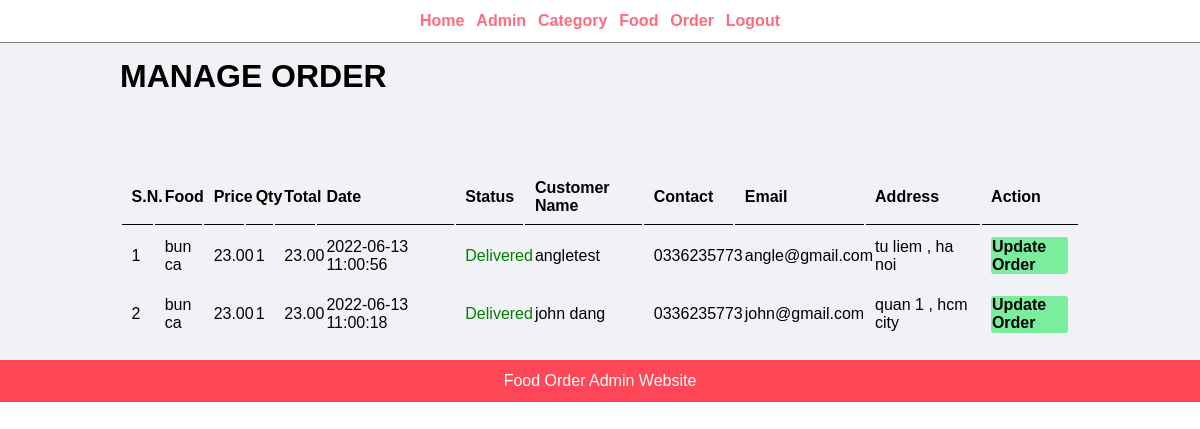
The app's page /food-order/admin/manage-order.php (signed in) with its own data.
### tables this page shows
CREATE TABLE `tbl_order` (
  `id` int(10) UNSIGNED NOT NULL,
  `food` varchar(150) NOT NULL,
  `price` decimal(10,2) NOT NULL,
  `qty` int(11) NOT NULL,
  `total` decimal(10,2) NOT NULL,
  `order_date` datetime NOT NULL,
  `status` varchar(50) NOT NULL,
  `customer_name` varchar(150) NOT NULL,
  `customer_contact` varchar(20) NOT NULL,
  `customer_email` varchar(150) NOT NULL,
  `customer_address` varchar(255) NOT NULL
);

### food-order/admin/manage-order.php (the view, shortened to what this page needs)
<html>
    <head>
        <link rel="stylesheet" href="../css/admin.css">
    </head>
    <body>
        <?php include("partials/menu.php"); ?>
        <div class="main-content">
            <div class="wrapper">
                <h1>MANAGE ORDER</h1>
                <br><br>
                <br><br>
                <table class="tbl-full-fontsize">
                    <tr>
                        <th>S.N.</th>
                        <th>Food</th>
                        <th>Price</th>
                        <th>Qty</th>
                        <th>Total</th>
                        <th>Date</th>
                        <th>Status</th>
                        <th>Customer Name</th>
                        <th>Contact</th>
                        <th>Email</th>
                        <th>Address</th>
                        <th>Action</th>
                    </tr>
                    <?php
                        $stt = 1;
                        $sql = "SELECT * FROM tbl_order ORDER BY id DESC";
                        $res = mysqli_query($conn , $sql);
                        $count = mysqli_num_rows($res);
                        if($count > 0){
                            while($row = mysqli_fetch_assoc($res)){
                                $id = $row['id'];
                                $food = $row['food'];
                                $price = $row['price'];
                                $qty = $row['qty'];
                                $total = $row['total'];
                                $order_date = $row['order_date'];
                                $status = $row['status'];
                                $customer_name = $row['customer_name'];
                                $customer_contact = $row['customer_contact'];
                                $customer_email = $row['customer_email'];
                                $customer_address = $row['customer_address'];
                                ?>
                                <tr>
                                    <td><?php echo $stt++ ?></td>
                                    <td><?php echo $food ?></td>
                                    <td><?php echo $price ?></td>
                                    <td><?php echo $qty ?></td>
                                    <td><?php echo $total ?></td>
                                    <td><?php echo $order_date ?></td>
                                    <td>
                                        <?php
                                                if($status=="Ordered")
                                                {
                                                    echo "<label>$status</label>";
                                                }
                                                elseif($status=="On Delivery")
                                                {
                                                    echo "<label style='color: orange;'>$status</label>";
                                                }
                                                elseif($status=="Delivered")
                                                {
                                                    echo "<label style='color: green;'>$status</label>";
                                                }
                                                elseif($status=="Cancelled")
                                                {
                                                    echo "<label style='color: red;'>$status</label>";
                                                }
                                        ?>
                                    </td>
                                    <td><?php echo $customer_name ?></td>
                                    <td><?php echo $customer_contact ?></td>
                                    <td><?php echo $customer_email ?></td>
                                    <td><?php echo $customer_address ?></td>
                                    <td>
                                        <a href="<?php echo SITEURL.'admin/update-order.php?id='.$id ?>" class="btn-secondary">Update Order</a>
                                    </td>
                                </tr>
                                <?php
                            }
                        }else{
                            echo "<tr><td>No Found</td></tr>";
                        }
                    ?>
                </table>
            </div>
        </div>
        <?php include("partials/footer.php") ?>
    </body>
</html>

### food-order/css/admin.css (style rules this page uses)
* { margin: 0; padding: 0; font-family: Arial, Helvetica, sans-serif; }
.wrapper { padding: 1%; width: 80%; margin: 0 auto; }
.tbl-full-fontsize { width: 100%; }
table tr th { border-bottom: 1px solid black; padding: 1%; text-align: left; }
table tr td { padding: 1%; }
.btn-secondary { background-color: #7bed9f; padding: 1%; color: black; text-decoration: none; font-weight: bold; display: inline-block; border-radius: 3px; }
.main-content { background-color: #f1f2f6; padding: 3 0; }

### records on screen
tbl_order: food "bun ca", price "23.00", qty "1", total "23.00", order_date "2022-06-13 11:00:56", status "Delivered", customer_name "angletest", customer_contact "0336235773", customer_email "angle@gmail.com", customer_address "tu liem , ha noi"
tbl_order: food "bun ca", price "23.00", qty "1", total "23.00", order_date "2022-06-13 11:00:18", status "Delivered", customer_name "john dang", customer_contact "0336235773", customer_email "john@gmail.com", customer_address "quan 1 , hcm city"
